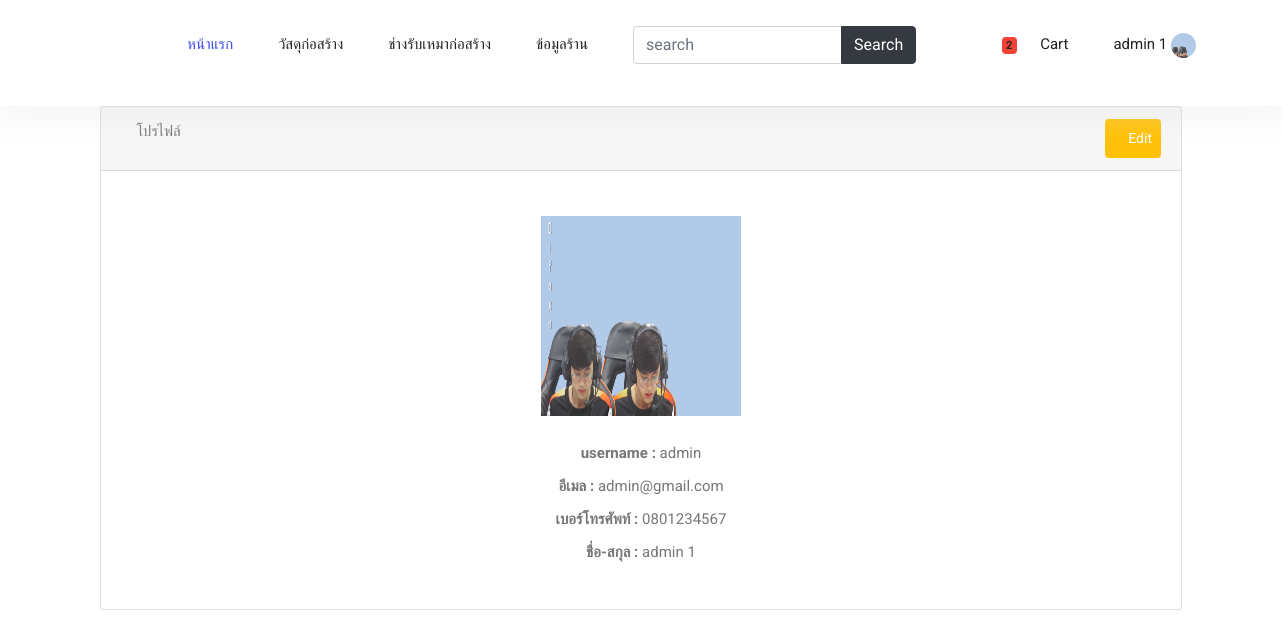
Screenshot of /profile (signed in) with the database file from the repository.
### api/models.py (models this page shows, shortened)
class Users(AbstractUser):
    first_name = models.CharField(max_length=100,default=' ',verbose_name = 'ชื่อ')
    last_name = models.CharField(max_length=100,default=' ',verbose_name = 'นามสกุล')
    email = models.CharField(max_length=50,default=' ',verbose_name = 'อีเมล')
    phone = models.CharField(max_length=100,default=' ',verbose_name = 'เบอร์โทรศัพท์')
    avatar = models.ImageField(upload_to='images/users/', default='images/users/no-img.png' ,verbose_name = 'รูปโปรไฟล์')
    password = models.CharField(max_length=500,default=' ')

class Order(models.Model):
    user = models.ForeignKey(Users, on_delete=models.CASCADE, null=True)
    money_status = models.ForeignKey(Money_Status,on_delete=models.CASCADE,default=1,null=True,verbose_name = 'สถานะการชำระเงิน') #สถานะการชำระเงิน
    delivery_options = models.ForeignKey(Delivery_Options,verbose_name = 'ตัวเลือกการจัดส่ง',on_delete=models.SET_NULL, blank=True, null=True)
    PAYMENT_CHOICES = (
    ('โอนผ่านบัญชีธนาคาร', 'โอนผ่านบัญชีธนาคาร'),
    ('เงินสด', 'เงินสด')
)
    payment_option = models.CharField(max_length=100,choices=PAYMENT_CHOICES)
    address = models.CharField(max_length=191)
    ordered_date = models.DateTimeField(auto_now_add=True)
    products = models.ManyToManyField(OrderItem)
    ordered = models.BooleanField(default=False,null=True)

### api/views.py (the view)
# urls.py: path('profile',views.profile),
def profile(request):
    users = Users.objects.get(username=request.user.username)
    product_type=Product_Type.objects.all()
    return render(request, 'api/profile.html', {
        'users': users,
        'product_type':product_type,
    })

### api/cart_template_tags.py (called while the page is built)
@register.filter
def cart_item_count(user):
    if user.is_authenticated:
        qs = Order.objects.filter(user=user, ordered=False)
        if qs.exists():
            return qs[0].products.count()
        return 0

### api/templates/api/profile.html (shortened to what this page needs)
{% extends 'api/base2.html' %}
{% block content %}
<div id="content-wrapper">
  <div class="container-fluid">
      <div class="card mb-3">
          <div class="card-header">
              <i class="fas fa-table"></i>
              โปรไฟล์
              <a  class="btn btn-sm btn-warning" href="/editprofile/{{ users.id }}/" style="padding: 8px; float: right;  color: white;" > <span class="fa fa-edit"></span> Edit</a>
          </div>
          <div class="card-body">
            <form class="form-horizontal" action="/profile" method="POST"  enctype="multipart/form-data">
              <div class="form-group">
                  <div class="form-row">
                      <div class="col-md-12">
                          <div class="form-label-group">
                           <br>
                           <center> <img src="/media/{{users.avatar}}" width="200" height="200"> </center> <br>
                           <center><label for="stores"><b>username : </b>{{users.username}}</label> </center>
                           <center><label for="stores"><b>อีเมล : </b>{{users.email}}</label> </center>
                           <center><label for="stores"><b>เบอร์โทรศัพท์ : </b>{{users.phone}}</label> </center>
                           <center><label for="stores"><b>ชื่อ-สกุล : </b>{{users.first_name}} {{users.last_name}}</label> </center>
                          </div>
                      </div>
                  </div>
              </div>
          </form>
          </div>
      </div>
  </div>
</div>
{% endblock %}

### api/templates/api/menubar.html (shortened to what this page needs)
{% load cart_template_tags %}
<header class="header_area">
  <div class="main_menu">
    <nav class="navbar navbar-expand-lg navbar-light">
      <div class="container">
        <div class="collapse navbar-collapse offset" id="navbarSupportedContent">
          <ul class="nav navbar-nav menu_nav ml-auto mr-auto">
    <li class="nav-item active"><a class="nav-link" href="/index">หน้าแรก</a></li>
    <li class="nav-item submenu dropdown">
      <a href="/showProductAll" class="nav-link dropdown-toggle" data-toggle="dropdown" role="button" aria-haspopup="true"
        aria-expanded="false">วัสดุก่อสร้าง</a>
        {% load cart %}
</li>
  <li class="nav-item"><a class="nav-link" href="/mechanicUser">ช่างรับเหมาก่อสร้าง</a></li>
    <li class="nav-item "><a class="nav-link" href="/storeUser">ข้อมูลร้าน</a></li>
    <form class="form-inline my-2 my-lg-0" action="/search">
      <div class="input-group">
      <input name="q" type="text" class="form-control" placeholder="search" />
      <div class="input-group-append">
        <button class="btn btn-dark" type="submit" id="button-addon2">Search</button>
      </div>
    </div>
    </form>
  </ul>
<ul class="nav navbar-nav menu_nav ">
    {% if user.is_authenticated %}
    <li class="nav-item">
      <a href="{% url 'order-summary' %}" class="nav-link waves-effect">
        <span class="badge red z-depth-1 mr-1"> {{ user | cart_item_count }}  </span>
        <i class="fas fa-shopping-cart"></i>
        <span class="clearfix d-none d-sm-inline-block"> Cart </span>
      </a>
    </li>
    <li class="nav-item submenu dropdown">
      <a href="#" class="nav-link dropdown-toggle" data-toggle="dropdown" role="button" aria-haspopup="true"
      aria-expanded="false">
      {{user.first_name}}  {{user.last_name}}
      <img class="img-profile rounded-circle"
      src="{{user.avatar.url}} " style="height: 25px;" width="25px">
  </a>
     </li>
 {% endif %}
  </ul>
</div>
</div>
</nav>
</div>
<div class="mt-2 pt-2">
</div>
</header>

### api/static/api/fend/css/style.css (style rules this page uses)
body { color:#777;font-family:"Roboto",sans-serif;font-size:15px;font-weight:400;line-height:1.667 }
ul { list-style-type:none;margin:0;padding:0 }
button { cursor:pointer }
a { display:inline-block }
.header_area { position:relative;width:100%;z-index:9999;transition:background 0.4s, all 0.3s linear;box-shadow:0px 10px 27px 3px rgba(221,221,221,0.3) }
.header_area .navbar { background:transparent;padding:0px;border:0px;border-radius:0px }
.header_area .navbar .nav .nav-item { margin-right:45px }
.header_area .navbar .nav .nav-item .nav-link { text-transform:none;color:#222;display:inline-block }
@media (min-width: 991px) { .header_area .navbar .nav .nav-item .nav-link { padding:32px 0px } }
.header_area .navbar .nav .nav-item .nav-link:after { display:none }
.header_area .navbar .nav .nav-item:hover .nav-link,.header_area .navbar .nav .nav-item.active .nav-link { color:#384aeb }
.header_area .navbar .nav .nav-item.submenu { position:relative }
.header_area .navbar .nav .nav-item:last-child { margin-right:0px }

### api/templates/api/base2.html (style rules this page uses)
form { margin-bottom: 0; }
.red { background-color: #f44336!important; }

### api/templates/api/profile.html (style rules this page uses)
.container-fluid { width: 100%; padding-right: 100px; padding-left: 100px; margin-right: 100; margin-left: 100; }

### rows the page displays
Users: id "2", first_name "admin", last_name "1", avatar (picture), username "admin", email "admin@gmail.com", phone "0801234567"
